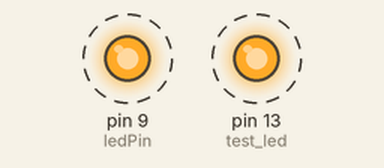
Simulated run of this sketch. Board: Arduino Uno, built with avr-gcc and run on an emulated ATmega328P. Shown: output pins drawn as LEDs (lit = HIGH). Dashed ring = blinking.

Above: at 0.5 s.
Timing chart, 0 to 4.6 s (numbered marks = the images above):
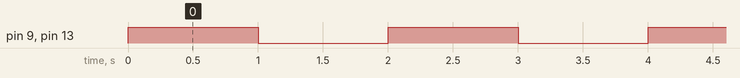

Measured:
- by itself, pin 9 (ledPin), pin 13 (test_led): alternates HIGH for 1.0 s and LOW for 1.0 s

The sketch:

led_test.ino
```cpp
#define ledPin 9

void setup() {
  // put your setup code here, to run once:
//test_led();
pinMode(13, OUTPUT);
pinMode(ledPin, OUTPUT);
digitalWrite(13, LOW);

}

void loop() {
  // put your main code here, to run repeatedly:
cycle_led();
}

void cycle_led(){

digitalWrite(ledPin, HIGH);
digitalWrite(13, HIGH);
delay(1000);

digitalWrite(ledPin, LOW);
digitalWrite(13, LOW);
delay(1000);
}


void test_led(){
  pinMode(13, OUTPUT);
digitalWrite(13, LOW);

digitalWrite(ledPin, LOW);
pinMode(ledPin, INPUT);

delay(1500);

digitalWrite(13, HIGH);

digitalWrite(ledPin, LOW);
pinMode(ledPin, OUTPUT);
digitalWrite(ledPin, LOW);

delay(750);

digitalWrite(13, LOW);
digitalWrite(ledPin, LOW);
pinMode(ledPin, INPUT);

}
```
